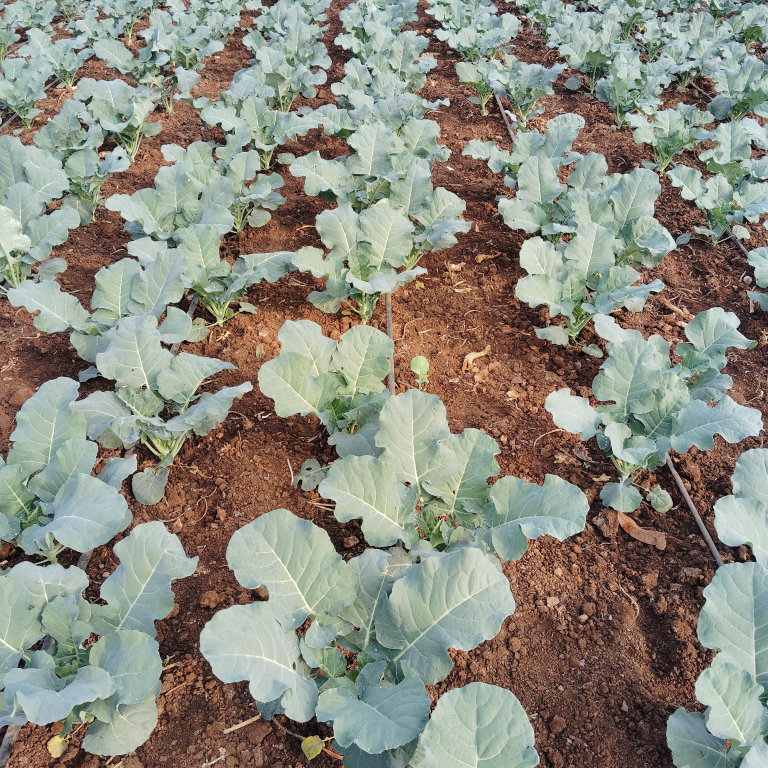
#> input picture final_Broccoli_Lane_detection_ML/Dataset Operations/Crop/Cropped/img10.jpg_center.jpg, 3072 x 3072 px, found by its file name (shown at 1/4 size); its folder holds 4 pictures in this run
$ python resized_dim_1.py
#> lines starting #> are read from the running program, lines starting #| are printed output that depends on the picture
import os
from PIL import Image

# Define paths
input_folder = r"F:\final_Broccoli_Lane_detection_ML\Dataset Operations\Crop\Cropped"
output_folder = r"F:\final_Broccoli_Lane_detection_ML\Dataset Operations\Resized\Resized"

# Create output folder if it doesn't exist
os.makedirs(output_folder, exist_ok=True)

# Process images
image_files = [f for f in os.listdir(input_folder) if f.lower().endswith(('png', 'jpg', 'jpeg'))]

for idx, filename in enumerate(image_files, start=1):
    img_path = os.path.join(input_folder, filename)
    img = Image.open(img_path)
#> img is the input picture: PIL image 3072x3072 RGB; mean R, G, B 139.8, 139.2, 127.3

    # Resize to 640x640
    resized_img = img.resize((640, 640), Image.LANCZOS)
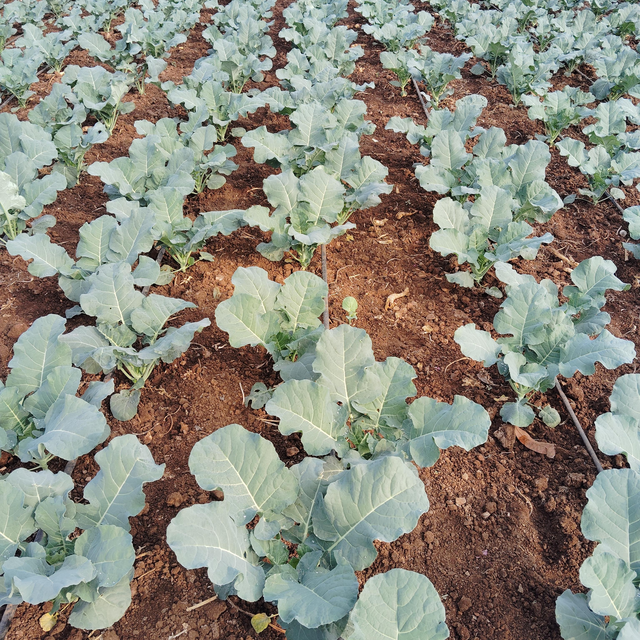
#> resized_img: PIL image 640x640 RGB; mean R, G, B 139.8, 139.2, 127.3

    # Save with sequential numbering
    save_path = os.path.join(output_folder, f"{idx}.jpg")
    resized_img.save(save_path, "JPEG")
#> pass 2 of the loop `for idx, filename in enumerate(image_files, start=1):`:
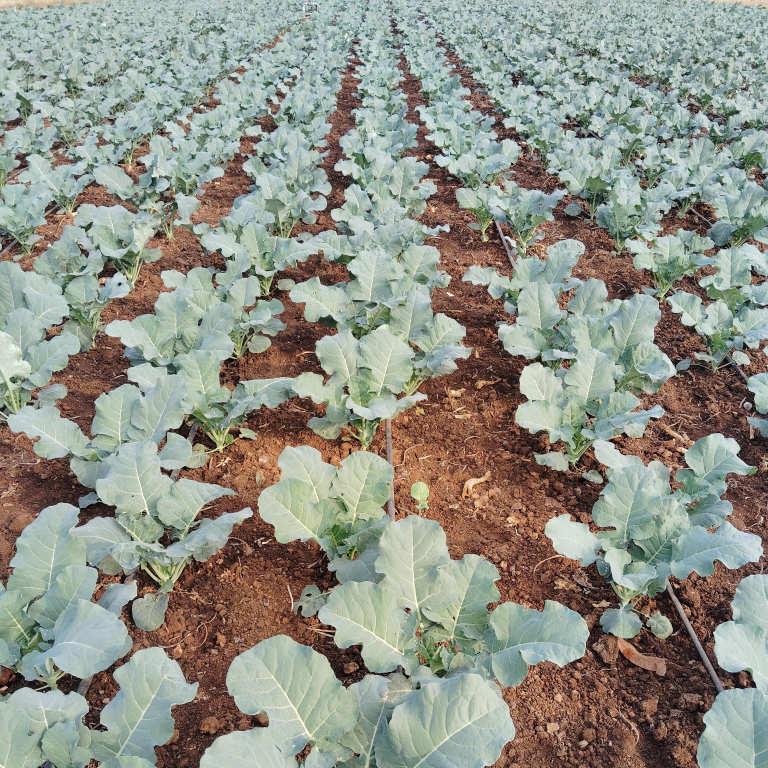
#> input picture final_Broccoli_Lane_detection_ML/Dataset Operations/Crop/Cropped/img10.jpg_top.jpg, 3072 x 3072 px, found by its file name (shown at 1/4 size)
#> img is the input picture: PIL image 3072x3072 RGB; mean R, G, B 144.3, 146.7, 135.5
#> `resized_img = img.resize((640, 640), Image.LANCZOS)`:
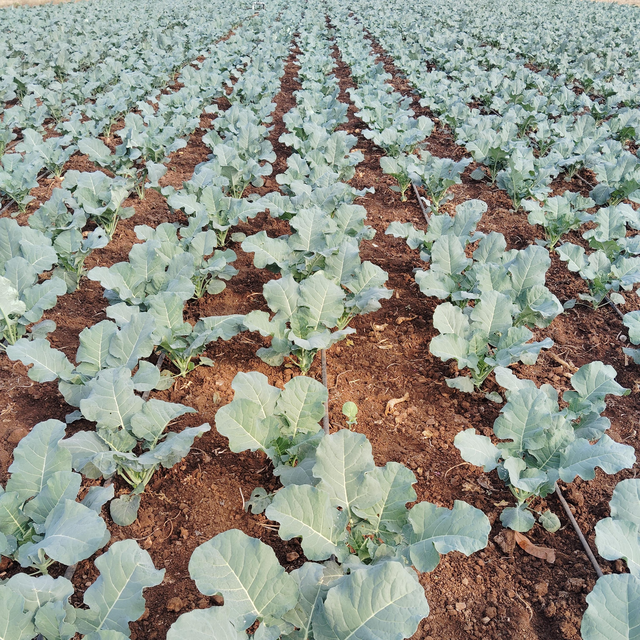
#> resized_img: PIL image 640x640 RGB; mean R, G, B 144.3, 146.7, 135.5
#> pass 3 of the loop `for idx, filename in enumerate(image_files, start=1):`:
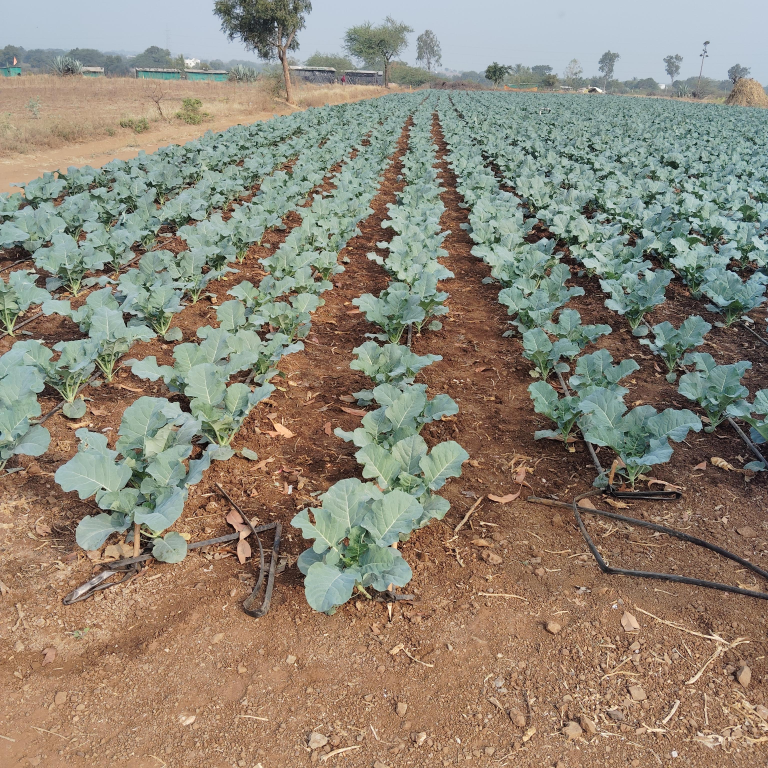
#> input picture final_Broccoli_Lane_detection_ML/Dataset Operations/Crop/Cropped/img100.jpg_center.jpg, 3072 x 3072 px, found by its file name (shown at 1/4 size)
#> img is the input picture: PIL image 3072x3072 RGB; mean R, G, B 142.7, 134.5, 118.9
#> `resized_img = img.resize((640, 640), Image.LANCZOS)`:
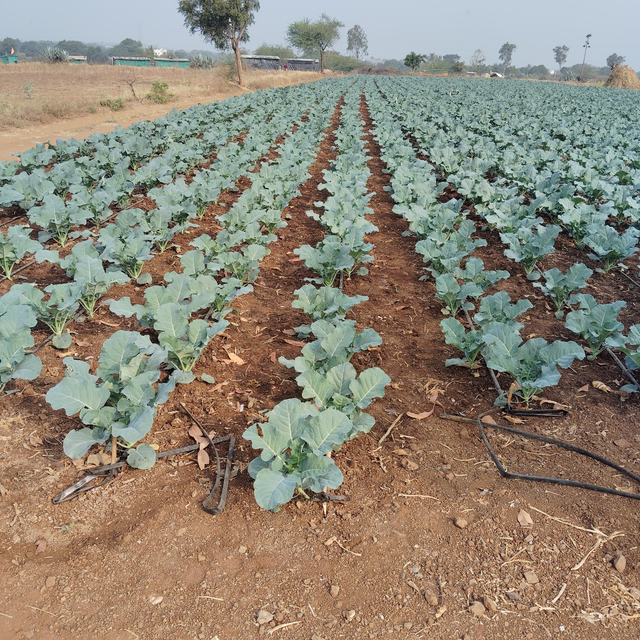
#> resized_img: PIL image 640x640 RGB; mean R, G, B 142.7, 134.5, 118.9
#> the loop made 4 passes; the first 3 are shown

print("Resizing complete.")
